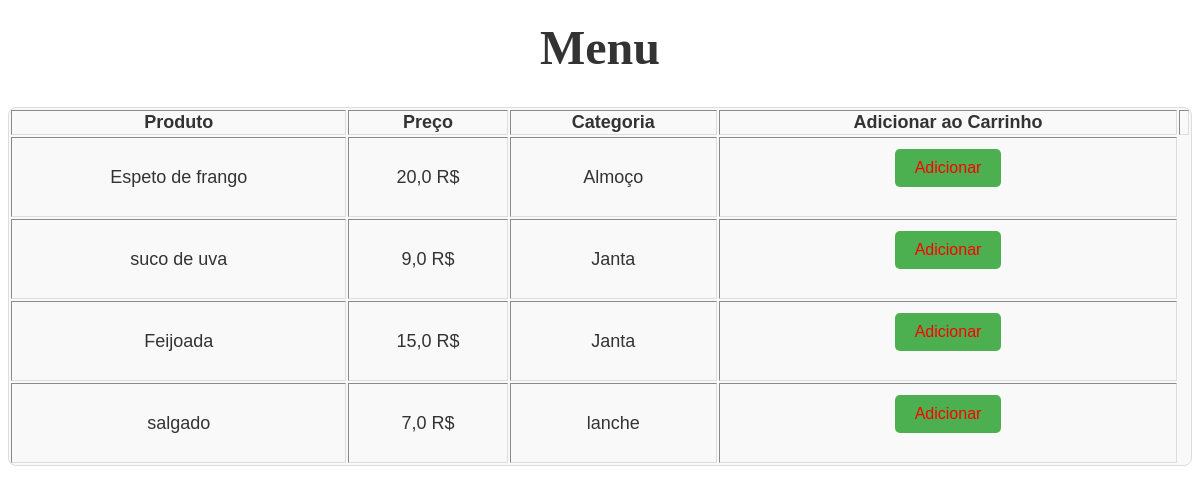
Before: /item_menu/ with the older database file.
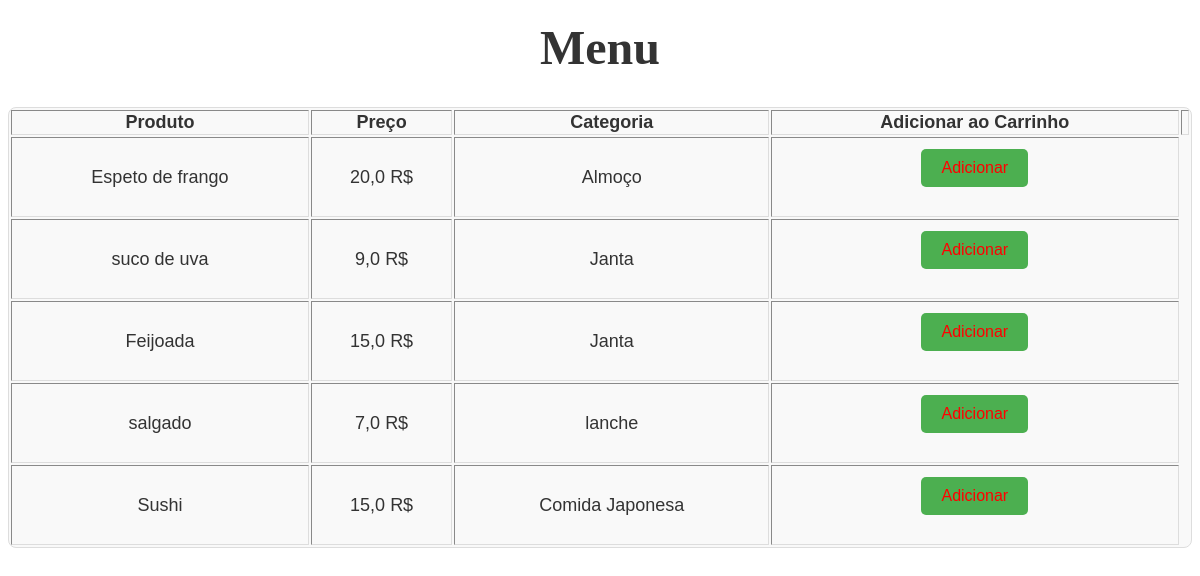
After: the same page with the newer database file.
### menu/models.py (models this page shows, shortened)
class Item(models.Model):
    id = models.AutoField(primary_key=True)
    name = models.CharField(max_length=255)
    price = models.FloatField()
    quantity = models.IntegerField(default=0)
    category = models.ForeignKey(Category, on_delete=models.CASCADE)
    stock = models.IntegerField(default=0)

class Category(models.Model):
    id = models.AutoField(primary_key=True)
    name = models.CharField(max_length=255)
    def __str__(self):
        return self.name

### menu/views.py (the view)
# urls.py: path('item_menu/', item_menu, name='item_menu'),
def item_menu(request):
    items = Item.objects.all()
    return render(request, 'item_menu.html', {'items': items})

### templates/item_menu.html (shortened to what this page needs)
{% load static %}
<head>
   <link rel="stylesheet" href="{% static 'css/item_menu.css' %}">
</head>
<h1>Menu</h1>
<body>
    <table border="4">
    <tr>
        <th>Produto</th>
        <th>Preço</th>
        <th>Categoria</th>
        <th>Adicionar ao Carrinho</th>
        <th></th>
    </tr>
    {% for item in items %}
    <tr>
        <td>{{ item.name }}</td>
        <td>{{ item.price }} R$</td>
        <td>{{ item.category }}</td>
        <td>
            <form method="post" action="{% url 'add_cart' item.id %}">
                <button type="submit">Adicionar</button>
            </form>
        </td>
    </tr>
    {% endfor %}
</table>
</body>

### static/css/item_menu.css (style rules this page uses)
h1 { text-align: center; font-size: 48px; color: #333; margin-top: 20px; }
table { margin-top: 20px; width: 100%; font-size: 18px; color: #333; background-color: #f9f9f9; border-radius: 8px; margin-bottom: 20px; border: 1px solid #ddd; text-align: center; font-family: Arial, sans-serif; }
button { background-color: #4CAF50; color: rgb(255, 0, 0); padding: 10px 20px; border: none; border-radius: 5px; cursor: pointer; font-size: 16px; margin: 10px; }

Changed rows visible on the page:
added Item: name "Sushi", price "15,0", category "Comida Japonesa"
